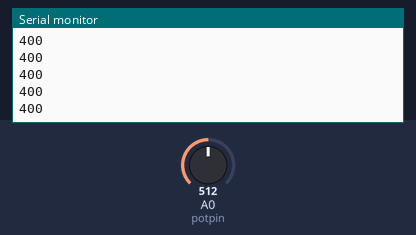
Bench run of a sketch on a simulated Arduino Uno, built for the host (arithmetic inside an expression is 32-bit, double 64-bit). Shown: the last lines printed to the serial monitor. The test bench sets the inputs (shaded band); at power-on: A0 (potpin) = 512. Storage starts empty; the audio player accepts every command and is not drawn.

Above: at 1.2 s.
1.3 s: A0 (potpin) set to 490
At 2.3 s:
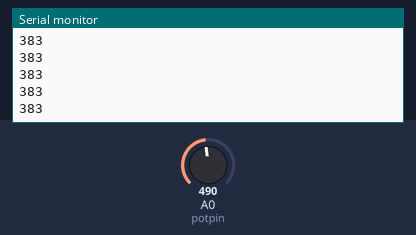
2.8 s: A0 (potpin) set to 510
At 3.5 s:
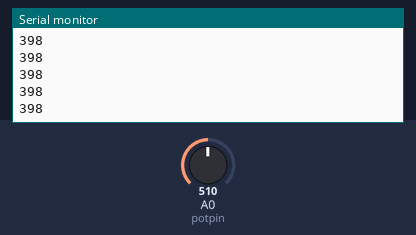
Timing chart, 0 to 5.8 s (numbered marks = the images above; inputs shaded):
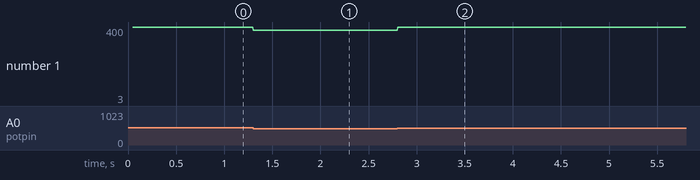

Measured:
- after the input at 1.3 s, the serial monitor: prints a new line at once (image 1)
- after the input at 2.8 s, the serial monitor: prints a new line at once (image 2)
- plotted number 1: 400 → 383 after the input at 1.3 s

The sketch:

VESS2.0.ino
```cpp
#include <SD.h> // need to include the SD library
#define SD_ChipSelectPin 4 //connect pin 4 of arduino to cs pin of sd card
#include <TMRpcm.h> //Arduino library for asynchronous playback of PCM/WAV files
#include <SPI.h> //  need to include the SPI library

TMRpcm tmrpcm; // create an object for use in this sketch
int val;
int potpin= 0;
void setup()
{

 tmrpcm.speakerPin = 9; //5,6,11 or 46 on Mega, 9 on Uno, Nano, etc
 Serial.begin(9600);
 if (!SD.begin(SD_ChipSelectPin)) // returns 1 if the card is present
 {
  Serial.println("SD fail");
  return;
 }
 tmrpcm.setVolume(5);  //sets volume(0 to 7)
 tmrpcm.play("SONG12.wav"); //the sound file "song" will play each time the arduino powers up, or is reset//i have added the sound of engine so that to get that engine effect

  tmrpcm.loop(1);

}


void loop()
{
    val = analogRead(potpin);            //reading value from any analog sensors for trial i have used pot
val = map(val,0,1023,0,800);//its map tha analog value that is coming from 0 to 1023 TO 0 to 800, or u can map according to you delay(500);
if(val>500)
{
 val=500;
}
if(val<100)
{
  val=100;
}
Serial.println(val);

 tmrpcm.changespeed(val);  //changing tha playback speed.
Serial.flush();
}
```
